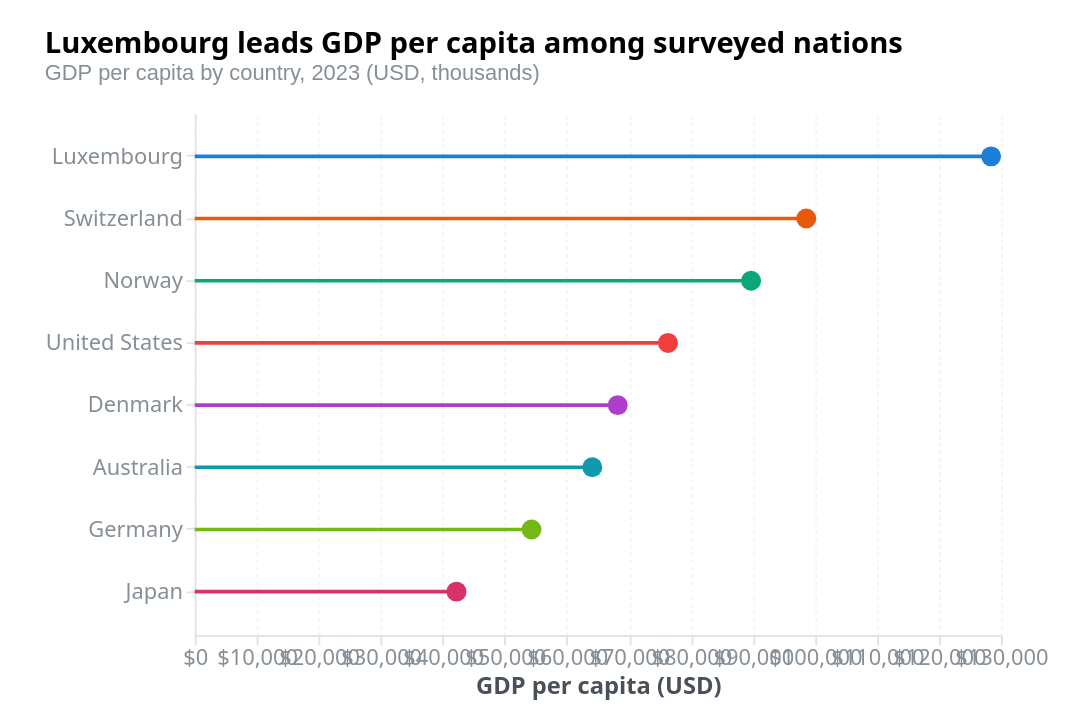

Write the Vega-Lite specification saved for this chart.
### Vega specification from a JSON file in a GitHub repository (floating-point values rounded to 4 significant figures)
{"_metadata": {"customization": ["Replace 'values' array with your data", "Change field names in scales and marks to match your data", "Update axis title and tooltip to reflect your units", "Modify title and description for your context", "Adjust symbol size via the 'size' encode property on the symbol mark"], "dataFormat": "Array of objects with 'country' (nominal) and 'gdp' (quantitative, USD) fields"}, "$schema": "https://vega.github.io/schema/vega/v6.json", "autosize": {"contains": "padding", "type": "fit"}, "axes": [{"domainColor": "#dee2e6", "format": "$,.0f", "grid": true, "gridColor": "#f1f3f5", "gridDash": [2, 2], "labelColor": "#868e96", "labelFontSize": 12, "orient": "bottom", "scale": "x", "tickColor": "#dee2e6", "title": "GDP per capita (USD)", "titleColor": "#495057", "titleFontSize": 13}, {"domainColor": "#dee2e6", "labelColor": "#868e96", "labelFontSize": 12, "orient": "left", "scale": "y", "tickColor": "#dee2e6"}], "config": {"aria": true, "axis": {"labelFont": "system-ui, -apple-system, sans-serif", "titleFont": "system-ui, -apple-system, sans-serif"}, "title": {"font": "system-ui, -apple-system, sans-serif"}}, "data": [{"name": "source", "transform": [{"sort": {"field": "gdp", "order": "descending"}, "type": "collect"}], "values": [{"country": "Luxembourg", "gdp": 128400}, {"country": "Switzerland", "gdp": 98600}, {"country": "Norway", "gdp": 89700}, {"country": "United States", "gdp": 76300}, {"country": "Denmark", "gdp": 68200}, {"country": "Australia", "gdp": 64100}, {"country": "Germany", "gdp": 54300}, {"country": "Japan", "gdp": 42200}]}], "description": "Dot (lollipop) plot comparing GDP per capita across 8 countries. Luxembourg leads at $128K, followed by Switzerland at $98K.", "height": 400, "marks": [{"encode": {"enter": {"x": {"scale": "x", "value": 0}, "x2": {"field": "gdp", "scale": "x"}, "y": {"band": 0.5, "field": "country", "scale": "y"}}, "update": {"opacity": [{"test": "hovered === null || hovered.country === datum.country", "value": 1}, {"value": 0.2}], "stroke": {"field": "country", "scale": "color"}, "strokeWidth": {"value": 2}}}, "from": {"data": "source"}, "type": "rule"}, {"encode": {"enter": {"shape": {"value": "circle"}, "size": {"value": 120}, "tooltip": {"signal": "{'Country': datum.country, 'GDP per capita': '$' + format(datum.gdp, ',.0f')}"}, "x": {"field": "gdp", "scale": "x"}, "y": {"band": 0.5, "field": "country", "scale": "y"}}, "update": {"fill": {"field": "country", "scale": "color"}, "opacity": [{"test": "hovered === null || hovered.country === datum.country", "value": 1}, {"value": 0.2}]}}, "from": {"data": "source"}, "type": "symbol"}], "padding": {"bottom": 16, "left": 24, "right": 24, "top": 16}, "scales": [{"domain": {"data": "source", "field": "country"}, "name": "y", "padding": 0.4, "range": "height", "type": "band"}, {"domain": {"data": "source", "field": "gdp"}, "name": "x", "nice": true, "range": "width", "type": "linear", "zero": true}, {"domain": {"data": "source", "field": "country"}, "name": "color", "range": ["#1c7ed6", "#e8590c", "#0ca678", "#f03e3e", "#ae3ec9", "#1098ad", "#74b816", "#d6336c"], "type": "ordinal"}], "signals": [{"name": "hovered", "on": [{"events": "symbol:pointerover", "update": "datum"}, {"events": "symbol:pointerout", "update": "null"}], "value": null}], "title": {"anchor": "start", "fontSize": 16, "offset": 16, "subtitle": "GDP per capita by country, 2023 (USD, thousands)", "subtitleColor": "#868e96", "subtitleFontSize": 12, "text": "Luxembourg leads GDP per capita among surveyed nations"}, "width": 600}
